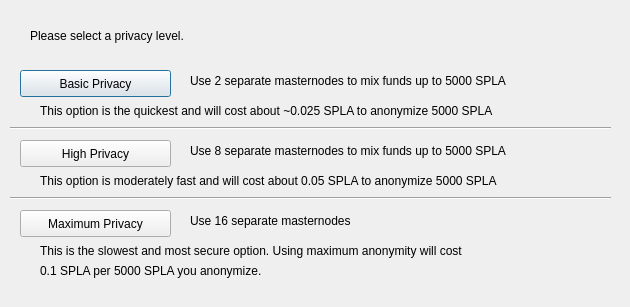
<?xml version="1.0" encoding="UTF-8"?>
<ui version="4.0">
 <class>ObfuscationConfig</class>
 <widget class="QDialog" name="ObfuscationConfig">
  <property name="geometry">
   <rect>
    <x>0</x>
    <y>0</y>
    <width>630</width>
    <height>307</height>
   </rect>
  </property>
  <property name="windowTitle">
   <string>Configure Obfuscation</string>
  </property>
  <widget class="QPushButton" name="buttonBasic">
   <property name="geometry">
    <rect>
     <x>20</x>
     <y>70</y>
     <width>151</width>
     <height>27</height>
    </rect>
   </property>
   <property name="text">
    <string>Basic Privacy</string>
   </property>
  </widget>
  <widget class="QPushButton" name="buttonHigh">
   <property name="geometry">
    <rect>
     <x>20</x>
     <y>140</y>
     <width>151</width>
     <height>27</height>
    </rect>
   </property>
   <property name="text">
    <string>High Privacy</string>
   </property>
  </widget>
  <widget class="QPushButton" name="buttonMax">
   <property name="geometry">
    <rect>
     <x>20</x>
     <y>210</y>
     <width>151</width>
     <height>27</height>
    </rect>
   </property>
   <property name="text">
    <string>Maximum Privacy</string>
   </property>
  </widget>
  <widget class="QLabel" name="label">
   <property name="geometry">
    <rect>
     <x>30</x>
     <y>20</y>
     <width>571</width>
     <height>31</height>
    </rect>
   </property>
   <property name="text">
    <string>Please select a privacy level.</string>
   </property>
  </widget>
  <widget class="QLabel" name="label_2">
   <property name="geometry">
    <rect>
     <x>190</x>
     <y>70</y>
     <width>421</width>
     <height>21</height>
    </rect>
   </property>
   <property name="text">
    <string>Use 2 separate masternodes to mix funds up to 5000 SPLA</string>
   </property>
  </widget>
  <widget class="QLabel" name="label_3">
   <property name="geometry">
    <rect>
     <x>190</x>
     <y>140</y>
     <width>411</width>
     <height>21</height>
    </rect>
   </property>
   <property name="text">
    <string>Use 8 separate masternodes to mix funds up to 5000 SPLA</string>
   </property>
  </widget>
  <widget class="QLabel" name="label_4">
   <property name="geometry">
    <rect>
     <x>190</x>
     <y>210</y>
     <width>421</width>
     <height>21</height>
    </rect>
   </property>
   <property name="text">
    <string>Use 16 separate masternodes</string>
   </property>
  </widget>
  <widget class="QLabel" name="label_6">
   <property name="geometry">
    <rect>
     <x>40</x>
     <y>100</y>
     <width>561</width>
     <height>21</height>
    </rect>
   </property>
   <property name="text">
    <string>This option is the quickest and will cost about ~0.025 SPLA to anonymize 5000 SPLA</string>
   </property>
  </widget>
  <widget class="QLabel" name="label_7">
   <property name="geometry">
    <rect>
     <x>40</x>
     <y>170</y>
     <width>561</width>
     <height>21</height>
    </rect>
   </property>
   <property name="text">
    <string>This option is moderately fast and will cost about 0.05 SPLA to anonymize 5000 SPLA</string>
   </property>
  </widget>
  <widget class="QLabel" name="label_8">
   <property name="geometry">
    <rect>
     <x>40</x>
     <y>240</y>
     <width>561</width>
     <height>21</height>
    </rect>
   </property>
   <property name="text">
    <string>This is the slowest and most secure option. Using maximum anonymity will cost</string>
   </property>
  </widget>
  <widget class="QLabel" name="label_9">
   <property name="geometry">
    <rect>
     <x>40</x>
     <y>260</y>
     <width>561</width>
     <height>21</height>
    </rect>
   </property>
   <property name="text">
    <string>0.1 SPLA per 5000 SPLA you anonymize.</string>
   </property>
  </widget>
  <widget class="Line" name="line">
   <property name="geometry">
    <rect>
     <x>10</x>
     <y>120</y>
     <width>601</width>
     <height>16</height>
    </rect>
   </property>
   <property name="orientation">
    <enum>Qt::Horizontal</enum>
   </property>
  </widget>
  <widget class="Line" name="line_2">
   <property name="geometry">
    <rect>
     <x>10</x>
     <y>190</y>
     <width>601</width>
     <height>16</height>
    </rect>
   </property>
   <property name="orientation">
    <enum>Qt::Horizontal</enum>
   </property>
  </widget>
 </widget>
 <resources/>
 <connections/>
</ui>
